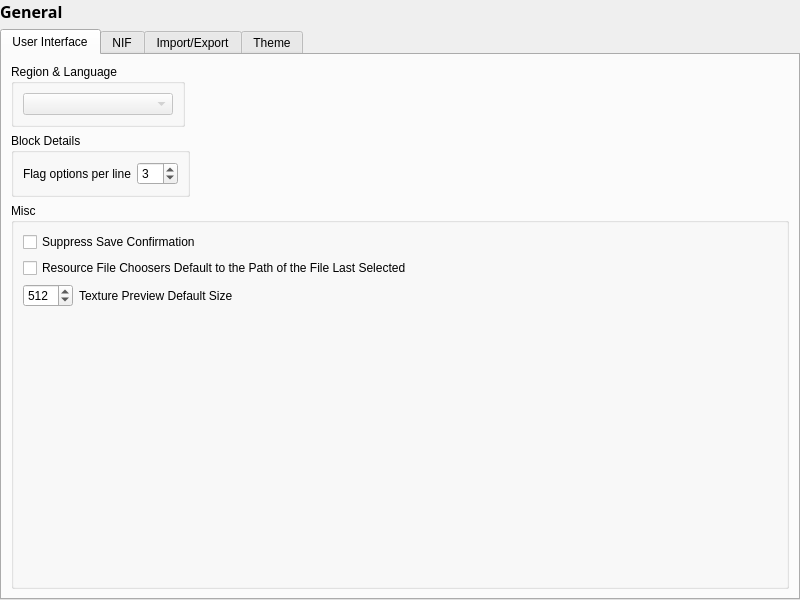
<?xml version="1.0" encoding="UTF-8"?>
<ui version="4.0">
 <class>SettingsGeneral</class>
 <widget class="QWidget" name="SettingsGeneral">
  <property name="geometry">
   <rect>
    <x>0</x>
    <y>0</y>
    <width>800</width>
    <height>600</height>
   </rect>
  </property>
  <property name="sizePolicy">
   <sizepolicy hsizetype="MinimumExpanding" vsizetype="MinimumExpanding">
    <horstretch>0</horstretch>
    <verstretch>0</verstretch>
   </sizepolicy>
  </property>
  <property name="windowTitle">
   <string>Form</string>
  </property>
  <layout class="QVBoxLayout" name="verticalLayout">
   <property name="leftMargin">
    <number>0</number>
   </property>
   <property name="topMargin">
    <number>0</number>
   </property>
   <property name="rightMargin">
    <number>0</number>
   </property>
   <property name="bottomMargin">
    <number>0</number>
   </property>
   <item>
    <widget class="QLabel" name="name">
     <property name="font">
      <font>
       <family>Segoe UI Semibold</family>
       <pointsize>12</pointsize>
       <weight>75</weight>
       <bold>true</bold>
      </font>
     </property>
     <property name="text">
      <string>General</string>
     </property>
    </widget>
   </item>
   <item>
    <widget class="QTabWidget" name="general">
     <property name="currentIndex">
      <number>0</number>
     </property>
     <widget class="QWidget" name="UI">
      <attribute name="title">
       <string>User Interface</string>
      </attribute>
      <layout class="QVBoxLayout" name="verticalLayout_2">
       <item>
        <widget class="QGroupBox" name="grpLanguage">
         <property name="sizePolicy">
          <sizepolicy hsizetype="Maximum" vsizetype="Maximum">
           <horstretch>0</horstretch>
           <verstretch>0</verstretch>
          </sizepolicy>
         </property>
         <property name="title">
          <string>Region &amp;&amp; Language</string>
         </property>
         <property name="flat">
          <bool>true</bool>
         </property>
         <layout class="QVBoxLayout" name="verticalLayout_3">
          <item>
           <widget class="QComboBox" name="language">
            <property name="enabled">
             <bool>false</bool>
            </property>
            <property name="minimumSize">
             <size>
              <width>150</width>
              <height>0</height>
             </size>
            </property>
           </widget>
          </item>
         </layout>
        </widget>
       </item>
       <item>
        <widget class="QGroupBox" name="groupBox">
         <property name="sizePolicy">
          <sizepolicy hsizetype="Maximum" vsizetype="Preferred">
           <horstretch>0</horstretch>
           <verstretch>0</verstretch>
          </sizepolicy>
         </property>
         <property name="title">
          <string>Block Details</string>
         </property>
         <property name="flat">
          <bool>true</bool>
         </property>
         <layout class="QGridLayout" name="gridLayout">
          <item row="0" column="1">
           <widget class="QSpinBox" name="optionsPerLine">
            <property name="sizePolicy">
             <sizepolicy hsizetype="Maximum" vsizetype="Fixed">
              <horstretch>0</horstretch>
              <verstretch>0</verstretch>
             </sizepolicy>
            </property>
            <property name="minimum">
             <number>2</number>
            </property>
            <property name="maximum">
             <number>32</number>
            </property>
            <property name="value">
             <number>3</number>
            </property>
           </widget>
          </item>
          <item row="0" column="0">
           <widget class="QLabel" name="lblOptionsPerLine">
            <property name="sizePolicy">
             <sizepolicy hsizetype="Maximum" vsizetype="Preferred">
              <horstretch>0</horstretch>
              <verstretch>0</verstretch>
             </sizepolicy>
            </property>
            <property name="text">
             <string>Flag options per line</string>
            </property>
           </widget>
          </item>
         </layout>
        </widget>
       </item>
       <item>
        <widget class="QGroupBox" name="groupBox_2">
         <property name="title">
          <string>Misc</string>
         </property>
         <property name="flat">
          <bool>true</bool>
         </property>
         <layout class="QGridLayout" name="gridLayout_2">
          <item row="0" column="0" colspan="2">
           <widget class="QCheckBox" name="suppressSaveConfirmation">
            <property name="text">
             <string>Suppress Save Confirmation</string>
            </property>
           </widget>
          </item>
          <item row="1" column="0" colspan="2">
           <widget class="QCheckBox" name="chkBrowsersUseLastPath">
            <property name="text">
             <string>Resource File Choosers Default to the Path of the File Last Selected</string>
            </property>
            <property name="checked">
             <bool>false</bool>
            </property>
           </widget>
          </item>
          <item row="2" column="0">
           <widget class="QSpinBox" name="texturePreviewDefaultSize">
            <property name="maximumSize">
             <size>
              <width>50</width>
              <height>26</height>
             </size>
            </property>
            <property name="minimum">
             <number>256</number>
            </property>
            <property name="maximum">
             <number>1024</number>
            </property>
            <property name="singleStep">
             <number>64</number>
            </property>
            <property name="value">
             <number>512</number>
            </property>
           </widget>
          </item>
          <item row="2" column="1">
           <widget class="QLabel" name="lblTexPreviewDefaultSize">
            <property name="text">
             <string>Texture Preview Default Size</string>
            </property>
            <property name="buddy">
             <cstring>texturePreviewDefaultSize</cstring>
            </property>
           </widget>
          </item>
          <item row="3" column="0" colspan="2">
           <spacer name="verticalSpacer">
            <property name="orientation">
             <enum>Qt::Vertical</enum>
            </property>
            <property name="sizeHint" stdset="0">
             <size>
              <width>20</width>
              <height>20</height>
             </size>
            </property>
           </spacer>
          </item>
         </layout>
        </widget>
       </item>
      </layout>
     </widget>
     <widget class="QWidget" name="nif">
      <attribute name="title">
       <string>NIF</string>
      </attribute>
      <layout class="QVBoxLayout" name="verticalLayout_4">
       <item>
        <widget class="QGroupBox" name="startupDefaults">
         <property name="title">
          <string>Startup Defaults</string>
         </property>
         <layout class="QHBoxLayout" name="horizontalLayout">
          <item>
           <widget class="QLabel" name="lblVersion">
            <property name="text">
             <string>Version</string>
            </property>
            <property name="buddy">
             <cstring>version</cstring>
            </property>
           </widget>
          </item>
          <item>
           <widget class="QLineEdit" name="version">
            <property name="maximumSize">
             <size>
              <width>110</width>
              <height>30</height>
             </size>
            </property>
            <property name="text">
             <string>20.2.0.7</string>
            </property>
           </widget>
          </item>
          <item alignment="Qt::AlignRight">
           <widget class="QLabel" name="lblUserVersion">
            <property name="text">
             <string>User Version</string>
            </property>
            <property name="buddy">
             <cstring>userVersion</cstring>
            </property>
           </widget>
          </item>
          <item>
           <widget class="QLineEdit" name="userVersion">
            <property name="maximumSize">
             <size>
              <width>110</width>
              <height>30</height>
             </size>
            </property>
            <property name="text">
             <string>12</string>
            </property>
           </widget>
          </item>
          <item alignment="Qt::AlignRight">
           <widget class="QLabel" name="lblUserVersion2">
            <property name="text">
             <string>User Version 2</string>
            </property>
            <property name="buddy">
             <cstring>userVersion2</cstring>
            </property>
           </widget>
          </item>
          <item>
           <widget class="QLineEdit" name="userVersion2">
            <property name="maximumSize">
             <size>
              <width>110</width>
              <height>30</height>
             </size>
            </property>
            <property name="text">
             <string>100</string>
            </property>
           </widget>
          </item>
         </layout>
        </widget>
       </item>
       <item>
        <widget class="QGroupBox" name="groupBox_3">
         <property name="title">
          <string>nif.xml</string>
         </property>
         <property name="flat">
          <bool>true</bool>
         </property>
         <layout class="QVBoxLayout" name="verticalLayout_5">
          <item>
           <widget class="QCheckBox" name="checkBox">
            <property name="text">
             <string>Hide metadata columns</string>
            </property>
            <property name="checked">
             <bool>true</bool>
            </property>
           </widget>
          </item>
         </layout>
        </widget>
       </item>
       <item>
        <spacer name="verticalSpacer_2">
         <property name="orientation">
          <enum>Qt::Vertical</enum>
         </property>
         <property name="sizeType">
          <enum>QSizePolicy::Fixed</enum>
         </property>
         <property name="sizeHint" stdset="0">
          <size>
           <width>20</width>
           <height>20</height>
          </size>
         </property>
        </spacer>
       </item>
       <item>
        <widget class="QGroupBox" name="groupBox_4">
         <property name="sizePolicy">
          <sizepolicy hsizetype="Preferred" vsizetype="Maximum">
           <horstretch>0</horstretch>
           <verstretch>0</verstretch>
          </sizepolicy>
         </property>
         <property name="title">
          <string>Starfield meshlet algorithm</string>
         </property>
         <property name="flat">
          <bool>true</bool>
         </property>
         <layout class="QVBoxLayout" name="verticalLayout_6">
          <item>
           <widget class="QComboBox" name="starfieldMeshletAlgorithm">
            <property name="maximumSize">
             <size>
              <width>300</width>
              <height>40</height>
             </size>
            </property>
            <property name="currentIndex">
             <number>0</number>
            </property>
            <item>
             <property name="text">
              <string>meshopt_buildMeshlets</string>
             </property>
            </item>
            <item>
             <property name="text">
              <string>meshopt_buildMeshlets (optimized)</string>
             </property>
            </item>
            <item>
             <property name="text">
              <string>meshopt_buildMeshletsScan</string>
             </property>
            </item>
            <item>
             <property name="text">
              <string>meshopt_buildMeshletsScan (optimized)</string>
             </property>
            </item>
            <item>
             <property name="text">
              <string>DirectXMesh</string>
             </property>
            </item>
           </widget>
          </item>
         </layout>
        </widget>
       </item>
       <item>
        <widget class="QGroupBox" name="groupBox_5">
         <property name="title">
          <string>Starfield LOD generation settings</string>
         </property>
         <property name="flat">
          <bool>true</bool>
         </property>
         <layout class="QGridLayout" name="gridLayout_3">
          <item row="0" column="0">
           <widget class="QLabel" name="lblSFLODGenTargetCnt1">
            <property name="text">
             <string>LOD1: Target count</string>
            </property>
            <property name="buddy">
             <cstring>sfLODGenTargetCnt1</cstring>
            </property>
           </widget>
          </item>
          <item row="0" column="1">
           <widget class="QDoubleSpinBox" name="sfLODGenTargetCnt1">
            <property name="decimals">
             <number>3</number>
            </property>
            <property name="minimum">
             <double>0.0</double>
            </property>
            <property name="maximum">
             <double>1.0</double>
            </property>
            <property name="singleStep">
             <double>0.001</double>
            </property>
            <property name="value">
             <double>0.2</double>
            </property>
           </widget>
          </item>
          <item row="0" column="2" alignment="Qt::AlignRight">
           <widget class="QLabel" name="lblSFLODGenTargetErr1">
            <property name="text">
             <string>Max. error</string>
            </property>
            <property name="buddy">
             <cstring>sfLODGenTargetErr1</cstring>
            </property>
           </widget>
          </item>
          <item row="0" column="3">
           <widget class="QDoubleSpinBox" name="sfLODGenTargetErr1">
            <property name="decimals">
             <number>4</number>
            </property>
            <property name="minimum">
             <double>0.0</double>
            </property>
            <property name="maximum">
             <double>1.0</double>
            </property>
            <property name="singleStep">
             <double>0.0001</double>
            </property>
            <property name="value">
             <double>0.005</double>
            </property>
           </widget>
          </item>
          <item row="0" column="4" alignment="Qt::AlignRight">
           <widget class="QLabel" name="lblSFLODGenMinTriCnt1">
            <property name="text">
             <string>Min. triangles</string>
            </property>
            <property name="buddy">
             <cstring>sfLODGenMinTriCnt1</cstring>
            </property>
           </widget>
          </item>
          <item row="0" column="5">
           <widget class="QSpinBox" name="sfLODGenMinTriCnt1">
            <property name="minimum">
             <number>0</number>
            </property>
            <property name="maximum">
             <number>1000000</number>
            </property>
            <property name="singleStep">
             <number>1</number>
            </property>
            <property name="value">
             <number>200</number>
            </property>
           </widget>
          </item>
          <item row="1" column="0">
           <widget class="QLabel" name="lblSFLODGenTargetCnt2">
            <property name="text">
             <string>LOD2: Target count</string>
            </property>
            <property name="buddy">
             <cstring>sfLODGenTargetCnt2</cstring>
            </property>
           </widget>
          </item>
          <item row="1" column="1">
           <widget class="QDoubleSpinBox" name="sfLODGenTargetCnt2">
            <property name="decimals">
             <number>3</number>
            </property>
            <property name="minimum">
             <double>0.0</double>
            </property>
            <property name="maximum">
             <double>1.0</double>
            </property>
            <property name="singleStep">
             <double>0.001</double>
            </property>
            <property name="value">
             <double>0.1</double>
            </property>
           </widget>
          </item>
          <item row="1" column="2" alignment="Qt::AlignRight">
           <widget class="QLabel" name="lblSFLODGenTargetErr2">
            <property name="text">
             <string>Max. error</string>
            </property>
            <property name="buddy">
             <cstring>sfLODGenTargetErr2</cstring>
            </property>
           </widget>
          </item>
          <item row="1" column="3">
           <widget class="QDoubleSpinBox" name="sfLODGenTargetErr2">
            <property name="decimals">
             <number>4</number>
            </property>
            <property name="minimum">
             <double>0.0</double>
            </property>
            <property name="maximum">
             <double>1.0</double>
            </property>
            <property name="singleStep">
             <double>0.0001</double>
            </property>
            <property name="value">
             <double>0.01</double>
            </property>
           </widget>
          </item>
          <item row="1" column="4" alignment="Qt::AlignRight">
           <widget class="QLabel" name="lblSFLODGenMinTriCnt2">
            <property name="text">
             <string>Min. triangles</string>
            </property>
            <property name="buddy">
             <cstring>sfLODGenMinTriCnt2</cstring>
            </property>
           </widget>
          </item>
          <item row="1" column="5">
           <widget class="QSpinBox" name="sfLODGenMinTriCnt2">
            <property name="minimum">
             <number>0</number>
            </property>
            <property name="maximum">
             <number>1000000</number>
            </property>
            <property name="singleStep">
             <number>1</number>
            </property>
            <property name="value">
             <number>100</number>
            </property>
           </widget>
          </item>
          <item row="2" column="0">
           <widget class="QLabel" name="lblSFLODGenTargetCnt3">
            <property name="text">
             <string>LOD3: Target count</string>
            </property>
            <property name="buddy">
             <cstring>sfLODGenTargetCnt3</cstring>
            </property>
           </widget>
          </item>
          <item row="2" column="1">
           <widget class="QDoubleSpinBox" name="sfLODGenTargetCnt3">
            <property name="decimals">
             <number>3</number>
            </property>
            <property name="minimum">
             <double>0.0</double>
            </property>
            <property name="maximum">
             <double>1.0</double>
            </property>
            <property name="singleStep">
             <double>0.001</double>
            </property>
            <property name="value">
             <double>0.05</double>
            </property>
           </widget>
          </item>
          <item row="2" column="2" alignment="Qt::AlignRight">
           <widget class="QLabel" name="lblSFLODGenTargetErr3">
            <property name="text">
             <string>Max. error</string>
            </property>
            <property name="buddy">
             <cstring>sfLODGenTargetErr3</cstring>
            </property>
           </widget>
          </item>
          <item row="2" column="3">
           <widget class="QDoubleSpinBox" name="sfLODGenTargetErr3">
            <property name="decimals">
             <number>4</number>
            </property>
            <property name="minimum">
             <double>0.0</double>
            </property>
            <property name="maximum">
             <double>1.0</double>
            </property>
            <property name="singleStep">
             <double>0.0001</double>
            </property>
            <property name="value">
             <double>0.02</double>
            </property>
           </widget>
          </item>
          <item row="2" column="4" alignment="Qt::AlignRight">
           <widget class="QLabel" name="lblSFLODGenMinTriCnt3">
            <property name="text">
             <string>Min. triangles</string>
            </property>
            <property name="buddy">
             <cstring>sfLODGenMinTriCnt3</cstring>
            </property>
           </widget>
          </item>
          <item row="2" column="5">
           <widget class="QSpinBox" name="sfLODGenMinTriCnt3">
            <property name="minimum">
             <number>0</number>
            </property>
            <property name="maximum">
             <number>1000000</number>
            </property>
            <property name="singleStep">
             <number>1</number>
            </property>
            <property name="value">
             <number>50</number>
            </property>
           </widget>
          </item>
          <item row="3" column="0">
           <spacer name="verticalSpacer_3">
            <property name="orientation">
             <enum>Qt::Vertical</enum>
            </property>
            <property name="sizeHint" stdset="0">
             <size>
              <width>20</width>
              <height>20</height>
             </size>
            </property>
           </spacer>
          </item>
         </layout>
        </widget>
       </item>
      </layout>
     </widget>
     <widget class="QWidget" name="importex">
      <attribute name="title">
       <string>Import/Export</string>
      </attribute>
      <layout class="QVBoxLayout" name="verticalLayout_7">
       <item>
        <widget class="QGroupBox" name="groupBox_6">
         <property name="sizePolicy">
          <sizepolicy hsizetype="Preferred" vsizetype="Maximum">
           <horstretch>0</horstretch>
           <verstretch>0</verstretch>
          </sizepolicy>
         </property>
         <property name="title">
          <string>Starfield mesh import and export settings</string>
         </property>
         <property name="flat">
          <bool>true</bool>
         </property>
         <layout class="QHBoxLayout" name="horizontalLayout_2">
          <item>
           <widget class="QCheckBox" name="sfConvertExtMeshes">
            <property name="text">
             <string>Convert meshes to internal geometry on load</string>
            </property>
            <property name="checked">
             <bool>false</bool>
            </property>
           </widget>
          </item>
          <item alignment="Qt::AlignRight">
           <widget class="QLabel" name="lblMeshExportDir">
            <property name="text">
             <string>Export geometry folder name</string>
            </property>
            <property name="buddy">
             <cstring>meshExportDir</cstring>
            </property>
           </widget>
          </item>
          <item>
           <widget class="QLineEdit" name="meshExportDir">
            <property name="maximumSize">
             <size>
              <width>180</width>
              <height>30</height>
             </size>
            </property>
            <property name="text">
             <string/>
            </property>
           </widget>
          </item>
         </layout>
        </widget>
       </item>
       <item>
        <spacer name="verticalSpacer_4">
         <property name="orientation">
          <enum>Qt::Vertical</enum>
         </property>
         <property name="sizeType">
          <enum>QSizePolicy::Fixed</enum>
         </property>
         <property name="sizeHint" stdset="0">
          <size>
           <width>20</width>
           <height>20</height>
          </size>
         </property>
        </spacer>
       </item>
       <item>
        <widget class="QGroupBox" name="groupBox_7">
         <property name="sizePolicy">
          <sizepolicy hsizetype="Preferred" vsizetype="Maximum">
           <horstretch>0</horstretch>
           <verstretch>0</verstretch>
          </sizepolicy>
         </property>
         <property name="title">
          <string>glTF import and export</string>
         </property>
         <property name="flat">
          <bool>true</bool>
         </property>
         <layout class="QHBoxLayout" name="horizontalLayout_3">
          <item>
           <widget class="QCheckBox" name="gltfEnableLOD">
            <property name="text">
             <string>Enable LOD</string>
            </property>
            <property name="checked">
             <bool>false</bool>
            </property>
           </widget>
          </item>
          <item>
           <widget class="QCheckBox" name="gltfFullMatPaths">
            <property name="text">
             <string>Export full material paths</string>
            </property>
            <property name="checked">
             <bool>true</bool>
            </property>
           </widget>
          </item>
          <item alignment="Qt::AlignRight">
           <widget class="QLabel" name="lblGLTFExportMipLevel">
            <property name="text">
             <string>Export texture mip level</string>
            </property>
            <property name="buddy">
             <cstring>glTFExportMipLevel</cstring>
            </property>
           </widget>
          </item>
          <item>
           <widget class="QSpinBox" name="glTFExportMipLevel">
            <property name="maximumSize">
             <size>
              <width>60</width>
              <height>40</height>
             </size>
            </property>
            <property name="minimum">
             <number>-1</number>
            </property>
            <property name="maximum">
             <number>15</number>
            </property>
            <property name="singleStep">
             <number>1</number>
            </property>
            <property name="value">
             <number>1</number>
            </property>
           </widget>
          </item>
         </layout>
        </widget>
       </item>
       <item>
        <spacer name="verticalSpacer_5">
         <property name="orientation">
          <enum>Qt::Vertical</enum>
         </property>
         <property name="sizeType">
          <enum>QSizePolicy::Fixed</enum>
         </property>
         <property name="sizeHint" stdset="0">
          <size>
           <width>20</width>
           <height>20</height>
          </size>
         </property>
        </spacer>
       </item>
       <item>
        <widget class="QGroupBox" name="groupBox_8">
         <property name="title">
          <string>OBJ import as collision</string>
         </property>
         <property name="flat">
          <bool>true</bool>
         </property>
         <layout class="QGridLayout" name="gridLayout_4">
          <item row="0" column="0">
           <widget class="QLabel" name="lblOBJImportCollLayer">
            <property name="text">
             <string>Layer</string>
            </property>
            <property name="buddy">
             <cstring>objImportCollisionLayer</cstring>
            </property>
           </widget>
          </item>
          <item row="0" column="1">
           <widget class="QComboBox" name="objImportCollisionLayer">
            <property name="maximumSize">
             <size>
              <width>300</width>
              <height>40</height>
             </size>
            </property>
            <property name="currentIndex">
             <number>0</number>
            </property>
            <item>
             <property name="text">
              <string>Static</string>
             </property>
            </item>
            <item>
             <property name="text">
              <string>Clutter</string>
             </property>
            </item>
            <item>
             <property name="text">
              <string>AnimStatic</string>
             </property>
            </item>
            <item>
             <property name="text">
              <string>Tree</string>
             </property>
            </item>
            <item>
             <property name="text">
              <string>Weapon</string>
             </property>
            </item>
            <item>
             <property name="text">
              <string>Biped</string>
             </property>
            </item>
            <item>
             <property name="text">
              <string>Props</string>
             </property>
            </item>
            <item>
             <property name="text">
              <string>NonCollidable</string>
             </property>
            </item>
           </widget>
          </item>
          <item row="1" column="0">
           <widget class="QLabel" name="lblOBJImportCollMat">
            <property name="text">
             <string>Material</string>
            </property>
            <property name="buddy">
             <cstring>objImportCollisionMat</cstring>
            </property>
           </widget>
          </item>
          <item row="1" column="1">
           <widget class="QLineEdit" name="objImportCollisionMat">
            <property name="maximumSize">
             <size>
              <width>180</width>
              <height>30</height>
             </size>
            </property>
            <property name="text">
             <string/>
            </property>
           </widget>
          </item>
          <item row="2" column="0">
           <spacer name="verticalSpacer_6">
            <property name="orientation">
             <enum>Qt::Vertical</enum>
            </property>
            <property name="sizeHint" stdset="0">
             <size>
              <width>20</width>
              <height>20</height>
             </size>
            </property>
           </spacer>
          </item>
         </layout>
        </widget>
       </item>
      </layout>
     </widget>
     <widget class="QWidget" name="theme">
      <attribute name="title">
       <string>Theme</string>
      </attribute>
      <layout class="QGridLayout" name="gridThemeLayout">
       <item row="1" column="2">
        <widget class="ColorLineEdit" name="baseColorAlt" native="true">
         <property name="sizePolicy">
          <sizepolicy hsizetype="Preferred" vsizetype="Maximum">
           <horstretch>0</horstretch>
           <verstretch>0</verstretch>
          </sizepolicy>
         </property>
        </widget>
       </item>
       <item row="1" column="1">
        <widget class="ColorLineEdit" name="baseColor" native="true">
         <property name="sizePolicy">
          <sizepolicy hsizetype="Preferred" vsizetype="Maximum">
           <horstretch>0</horstretch>
           <verstretch>0</verstretch>
          </sizepolicy>
         </property>
        </widget>
       </item>
       <item row="2" column="1">
        <widget class="ColorWheel" name="colorBaseColor" native="true"/>
       </item>
       <item row="4" column="3">
        <widget class="ColorWheel" name="colorBrightText" native="true"/>
       </item>
       <item row="1" column="3">
        <widget class="ColorLineEdit" name="text" native="true">
         <property name="sizePolicy">
          <sizepolicy hsizetype="Preferred" vsizetype="Maximum">
           <horstretch>0</horstretch>
           <verstretch>0</verstretch>
          </sizepolicy>
         </property>
        </widget>
       </item>
       <item row="2" column="2">
        <widget class="ColorWheel" name="colorBaseColorAlt" native="true"/>
       </item>
       <item row="3" column="2">
        <widget class="ColorLineEdit" name="highlightText" native="true">
         <property name="sizePolicy">
          <sizepolicy hsizetype="Preferred" vsizetype="Maximum">
           <horstretch>0</horstretch>
           <verstretch>0</verstretch>
          </sizepolicy>
         </property>
        </widget>
       </item>
       <item row="3" column="3">
        <widget class="ColorLineEdit" name="brightText" native="true">
         <property name="sizePolicy">
          <sizepolicy hsizetype="Preferred" vsizetype="Maximum">
           <horstretch>0</horstretch>
           <verstretch>0</verstretch>
          </sizepolicy>
         </property>
        </widget>
       </item>
       <item row="2" column="3">
        <widget class="ColorWheel" name="colorText" native="true"/>
       </item>
       <item row="4" column="1">
        <widget class="ColorWheel" name="colorHighlight" native="true"/>
       </item>
       <item row="4" column="2">
        <widget class="ColorWheel" name="colorHighlightText" native="true"/>
       </item>
       <item row="3" column="1">
        <widget class="ColorLineEdit" name="highlight" native="true">
         <property name="sizePolicy">
          <sizepolicy hsizetype="Preferred" vsizetype="Maximum">
           <horstretch>0</horstretch>
           <verstretch>0</verstretch>
          </sizepolicy>
         </property>
        </widget>
       </item>
       <item row="0" column="1">
        <widget class="QCheckBox" name="largeIcons">
         <property name="text">
          <string>Large Icons</string>
         </property>
         <property name="checked">
          <bool>true</bool>
         </property>
        </widget>
       </item>
      </layout>
     </widget>
    </widget>
   </item>
  </layout>
 </widget>
 <customwidgets>
  <customwidget>
   <class>ColorLineEdit</class>
   <extends>QWidget</extends>
   <header>ui/widgets/colorwheel.h</header>
   <container>1</container>
  </customwidget>
  <customwidget>
   <class>ColorWheel</class>
   <extends>QWidget</extends>
   <header>ui/widgets/colorwheel.h</header>
   <container>1</container>
  </customwidget>
 </customwidgets>
 <resources/>
 <connections/>
</ui>
